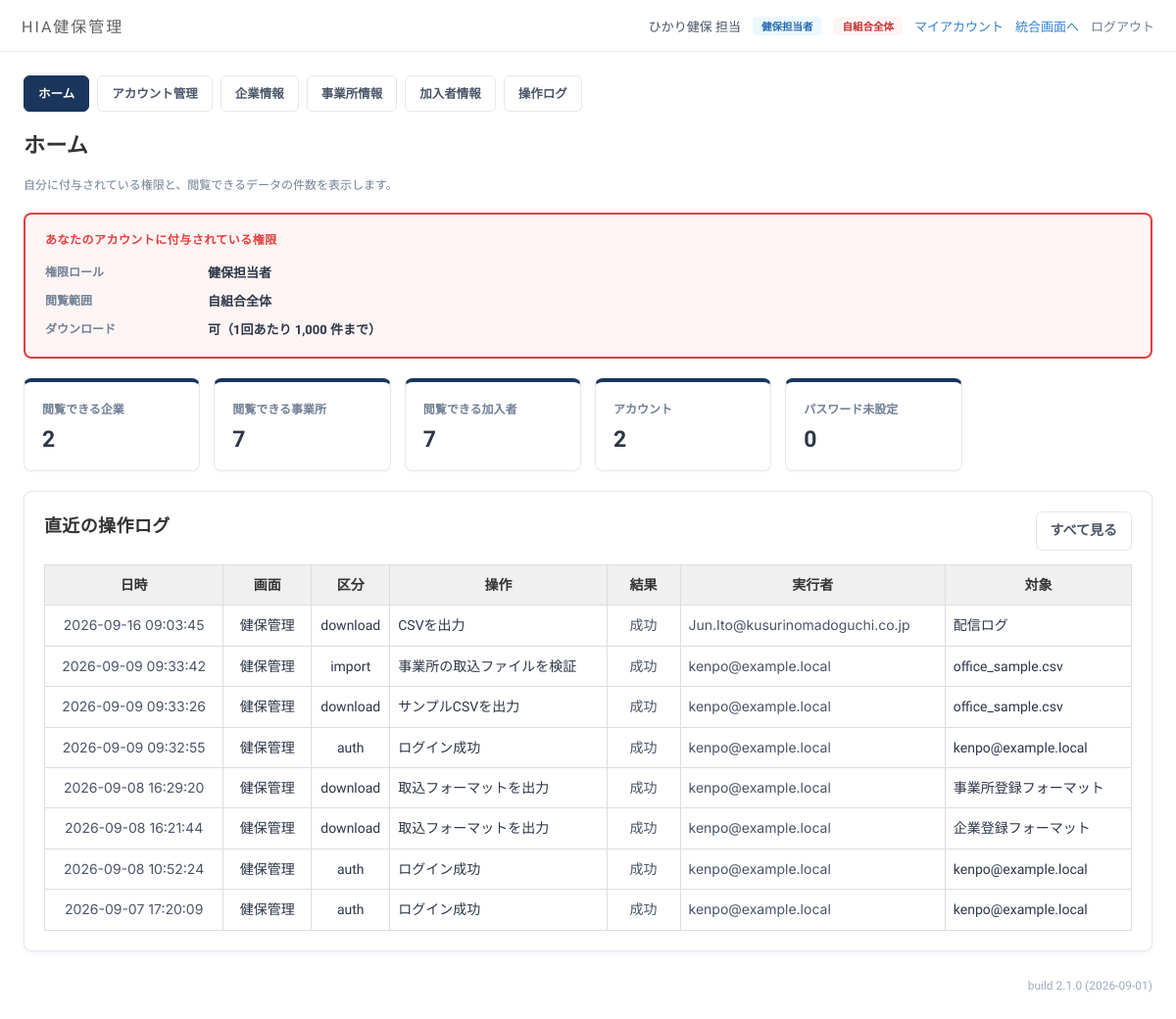
Page /dashboard (signed in) on the committed database.
### tables this page shows
CREATE TABLE account (
  id            INTEGER PRIMARY KEY AUTOINCREMENT,
  email         TEXT NOT NULL UNIQUE,
  name          TEXT NOT NULL,
  role          TEXT NOT NULL,
  view_scope    TEXT NOT NULL,
  can_download  INTEGER NOT NULL DEFAULT 0,
  is_primary    INTEGER NOT NULL DEFAULT 0,   -- 代表者アカウント
  kenpo_id      INTEGER REFERENCES kenpo(id),
  company_id    INTEGER REFERENCES company(id),
  dept_id       INTEGER REFERENCES department(id),   -- 部署の管理者の場合
  status        TEXT NOT NULL DEFAULT 'invited',   -- invited / active / disabled / deleted
  password_hash TEXT,
  invite_token  TEXT,
  invite_expire TEXT,
  reset_token   TEXT,
  reset_expire  TEXT,
  reset_at      TEXT,
  created_by    TEXT,
  created_at    TEXT NOT NULL DEFAULT (datetime('now','localtime')),
  updated_at    TEXT,
  activated_at  TEXT,
  last_login_at TEXT
, sub_role TEXT NOT NULL DEFAULT '');

CREATE TABLE audit_log (
  id          INTEGER PRIMARY KEY AUTOINCREMENT,
  ts          TEXT NOT NULL DEFAULT (datetime('now','localtime')),
  shell       TEXT,               -- km（HIA総合管理）/ kenpo（HIA健保管理）
  category    TEXT NOT NULL,      -- auth / account / master / import / download
  action      TEXT NOT NULL,
  result      TEXT NOT NULL,      -- success / failure / blocked
  actor_email TEXT,
  actor_id    INTEGER,
  actor_role  TEXT,
  kenpo_id    INTEGER,
  ip          TEXT,
  target      TEXT,
  detail      TEXT
);

### app.py (the view)
@app.route("/dashboard")
@login_required
def dashboard():
    db, acc = get_db(), current_account()
    where, params = member_where(acc)
    stats = {
        "companies": len(scoped_companies(acc)),
        "offices": len(scoped_offices(acc)),
        "members": db.execute(f"SELECT COUNT(*) c FROM member m WHERE {where}",
                              params).fetchone()["c"],
    }
    q, p = "SELECT COUNT(*) c FROM account WHERE status <> 'deleted'", []
    if acc["role"] == "kenpo_user":
        q += " AND kenpo_id=?"
        p = [acc["kenpo_id"]]
    elif acc["role"] == "company_user":
        mine = account_company_ids(acc["id"]) or [0]
        q += (" AND id IN (SELECT account_id FROM account_company WHERE company_id IN ("
              + ",".join("?" * len(mine)) + "))")
        p = list(mine)
    stats["accounts"] = db.execute(q, p).fetchone()["c"]
    stats["invited"] = db.execute(q + " AND status='invited'", p).fetchone()["c"]
    recent = db.execute("SELECT * FROM audit_log ORDER BY id DESC LIMIT 8").fetchall()
    return render_template("dashboard.html", stats=stats, recent=recent)

### app.py (called while the page is built, shortened)
def feature_na(key, role_key):
    return role_key in FEATURE_NA_ROLES.get(key, ())

def get_db():
    if "db" not in g:
        g.db = sqlite3.connect(DB_PATH)
        g.db.row_factory = sqlite3.Row
        g.db.execute("PRAGMA foreign_keys = ON")
    return g.db

def asset_ver(name="app.css"):
    try:
        return str(int(os.path.getmtime(os.path.join(BASE_DIR, "static", name))))
    except OSError:
        return "0"

@app.context_processor
def inject_asset_ver():
    return {"ASSET_V": asset_ver()}

def real_account():
    aid = session.get("account_id")
    if not aid:
        return None
    if "real_acc" not in g:
        g.real_acc = get_db().execute(
            "SELECT * FROM account WHERE id=? AND status='active'", (aid,)).fetchone()
    return g.real_acc

def support_kenpo():
    kid = session.get("support_kenpo_id")
    if not kid:
        return None

def current_account():
    me = real_account()
    if not me:
        return None
    if "acc" not in g:
        kenpo = support_kenpo()
        if kenpo:
            acc = dict(me)
            acc.update(role="kenpo_user", view_scope="kenpo_all", kenpo_id=kenpo["id"],
                       company_id=None, is_primary=0, can_download=me["can_download"],
                       name=f"{me['name']}（サポート）", support=True,
                       support_kenpo=kenpo["name"])
            g.acc = acc
        else:
            g.acc = me
    return g.acc

def sub_role(acc):
    if not acc:
        return ""
    try:
        v = acc["sub_role"]
    except (KeyError, IndexError):
        return ""
    return (v or "") if v in SUB_ROLE_LABELS else ""

def is_doctor(acc=None):
    return sub_role(acc if acc is not None else current_account()) == "doctor"

def role_key(acc=None):
    acc = acc if acc is not None else current_account()
    if not acc:
        return ""
    s = sub_role(acc)
    return acc["role"] + ("/" + s if s else "")

def feature_overrides():
    if "features" not in g:
        try:
            g.features = {(r["role_key"], r["feature"]): bool(r["allowed"])
                          for r in get_db().execute(
                              "SELECT role_key, feature, allowed FROM role_feature")}
        except sqlite3.Error:
            g.features = {}
    return g.features

def login_required(fn):
    @wraps(fn)
    def wrapper(*a, **kw):
        if not current_account():
            return redirect(url_for("login", next=request.path))
        return fn(*a, **kw)
    return wrapper

### templates/dashboard.html
{% extends "base.html" %}{% block body %}
<h1 class="page-title">ホーム</h1>
<p class="page-lead">自分に付与されている権限と、閲覧できるデータの件数を表示します。</p>
<div class="scope-box {{ 'wide-scope' if acc.view_scope!='own_company' }}">
  <div class="scope-ttl">あなたのアカウントに付与されている権限</div>
  <dl>
    <dt>権限ロール</dt><dd>{{ ROLE_LABELS[acc.role] }}</dd>
    <dt>閲覧範囲</dt><dd>{{ SCOPE_LABELS[acc.view_scope] }}</dd>
    <dt>ダウンロード</dt>
    <dd>{% if acc.can_download or acc.role=='system_admin' %}可（1回あたり {{ '{:,}'.format(MAX_EXPORT_ROWS) }} 件まで）{% else %}<span class="no">不可</span>{% endif %}</dd>
  </dl>
</div>
<div class="stat-row">
  <div class="stat-box"><div class="stat-l">閲覧できる企業</div><div class="stat-n">{{ stats.companies }}</div></div>
  <div class="stat-box"><div class="stat-l">閲覧できる事業所</div><div class="stat-n">{{ stats.offices }}</div></div>
  <div class="stat-box"><div class="stat-l">閲覧できる加入者</div><div class="stat-n">{{ '{:,}'.format(stats.members) }}</div></div>
  <div class="stat-box"><div class="stat-l">アカウント</div><div class="stat-n">{{ stats.accounts }}</div></div>
  <div class="stat-box"><div class="stat-l">パスワード未設定</div><div class="stat-n">{{ stats.invited }}</div></div>
</div>
{% if recent %}
<div class="block">
  <div class="blk-head"><h2>直近の操作ログ</h2>
    <a class="btn-sm" href="{{ url_for('logs') }}" style="text-decoration:none">すべて見る</a></div>
  <div class="table-scroll">
  <table class="result-table" style="table-layout:auto">
    <thead><tr><th>日時</th><th style="width:90px">画面</th><th style="width:80px">区分</th>
      <th class="tl">操作</th><th style="width:75px">結果</th><th class="tl">実行者</th><th class="tl">対象</th></tr></thead>
    <tbody>
    {% for r in recent %}
    <tr class="{{ 'bad' if r.result!='success' }}">
      <td class="ts">{{ r.ts }}</td><td>{{ {'km':'総合管理','kenpo':'健保管理'}.get(r.shell, '—') }}</td>
      <td>{{ r.category }}</td><td class="tl">{{ r.action }}</td>
      <td class="res-{{ r.result }}">{{ {'success':'成功','failure':'失敗','blocked':'ブロック'}.get(r.result, r.result) }}</td>
      <td class="tl code">{{ r.actor_email or '—' }}</td><td class="tl">{{ r.target or '—' }}</td>
    </tr>
    {% endfor %}
    </tbody>
  </table>
  </div>
</div>
{% endif %}
{% endblock %}

### templates/base.html (shortened to what this page needs)
<!DOCTYPE html>
<html lang="ja">
<head>
<link rel="stylesheet" href="{{ url_for('static', filename='app.css') }}?v={{ ASSET_V }}">
</head>
<body class="theme-{{ SHELL }}">
<div class="sa-bar">
  <div class="sa-logo">{{ 'HIA総合管理' if SHELL=='km' else 'HIA健保管理' }}</div>
  <div class="sa-right">
    <span>{{ acc.name }}</span>
    <span class="st st-role">{{ ROLE_LABELS[acc.role] }}</span>
    <span class="st {{ 'st-own' if acc.view_scope=='own_company' else 'st-all' }}">{{ SCOPE_LABELS[acc.view_scope] }}</span>
    <a href="{{ url_for('me_account') }}" style="color:var(--accent);text-decoration:none">マイアカウント</a>
    <a href="{{ url_for('spa_km') if SHELL=='km' else url_for('spa') }}" style="color:var(--accent);text-decoration:none">統合画面へ</a>
    <a href="{{ url_for('logout') }}" style="color:#718096;text-decoration:none">ログアウト</a>
  </div>
</div>
<div class="sa-main frag">
  <div class="sa-nav">
    <a href="{{ url_for('dashboard') }}" class="{{ 'on' if request.endpoint=='dashboard' }}">ホーム</a>
    <a href="{{ url_for('accounts') }}" class="{{ 'on' if request.endpoint and request.endpoint.startswith('accounts') }}">アカウント管理</a>
    {% if SHELL != 'km' %}
    <a href="{{ url_for('companies') }}" class="{{ 'on' if request.endpoint and request.endpoint.startswith('compan') }}">企業情報</a>
    <a href="{{ url_for('offices') }}" class="{{ 'on' if request.endpoint and request.endpoint.startswith('office') }}">事業所情報</a>
    <a href="{{ url_for('members') }}" class="{{ 'on' if request.endpoint and request.endpoint.startswith('member') }}">加入者情報</a>
    {% endif %}
    <a href="{{ url_for('logs') }}" class="{{ 'on' if request.endpoint=='logs' }}">操作ログ</a>
  </div>
  {% block body %}{% endblock %}
  <p class="hint" style="text-align:right;margin-top:26px;">build {{ BUILD }}</p>
</div>
</body>
</html>

### templates/base.html (style rules this page uses)
body { margin:0 }

### rows in the picture
account: name "ひかり健保 担当", role "健保担当者", view_scope "自組合全体"
audit_log: ts "2026-09-16 09:03:45", shell "健保管理", category "download", action "CSVを出力", result "成功", actor_email "Jun.Ito@kusurinomadoguchi.co.jp", target "配信ログ"
audit_log: ts "2026-09-09 09:33:42", shell "健保管理", category "import", action "事業所の取込ファイルを検証", result "成功", actor_email "kenpo@example.local", target "office_sample.csv"
audit_log: ts "2026-09-09 09:33:26", shell "健保管理", category "download", action "サンプルCSVを出力", result "成功", actor_email "kenpo@example.local", target "office_sample.csv"
audit_log: ts "2026-09-09 09:32:55", shell "健保管理", category "auth", action "ログイン成功", result "成功", actor_email "kenpo@example.local", target "kenpo@example.local"
audit_log: ts "2026-09-08 16:29:20", shell "健保管理", category "download", action "取込フォーマットを出力", result "成功", actor_email "kenpo@example.local", target "事業所登録フォーマット"
audit_log: ts "2026-09-08 16:21:44", shell "健保管理", category "download", action "取込フォーマットを出力", result "成功", actor_email "kenpo@example.local", target "企業登録フォーマット"
audit_log: ts "2026-09-08 10:52:24", shell "健保管理", category "auth", action "ログイン成功", result "成功", actor_email "kenpo@example.local", target "kenpo@example.local"
audit_log: ts "2026-09-07 17:20:09", shell "健保管理", category "auth", action "ログイン成功", result "成功", actor_email "kenpo@example.local", target "kenpo@example.local"

### other values in the picture
{{ 'HIA総合管理' if SHELL=='km' else 'HIA健保管理' }} "HIA健保管理"
{{ '{:,}'.format(MAX_EXPORT_ROWS) }} "1,000"
{{ stats.companies }} "2"
{{ stats.offices }} "7"
{{ '{:,}'.format(stats.members) }} "7"
{{ stats.accounts }} "2"
{{ stats.invited }} "0"
{{ BUILD }} "2.1.0 (2026-09-01)"
